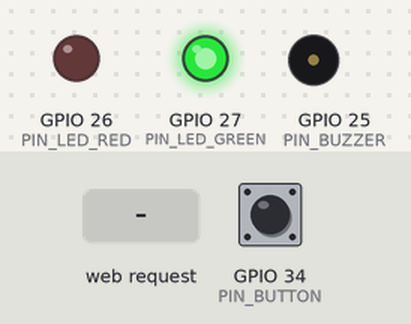
A sketch run on a simulated ESP32. Shown: output pins drawn as LEDs (lit = HIGH), buzzer (waves = sounding). Inputs (shaded band) come from the test bench; at power-on: GPIO 34 (PIN_BUTTON) HIGH. WiFi joins after 1.5 s; servers stay silent unless stated; what the sketch prints to the serial monitor is not drawn.

Above: at 4.9 s.
5.0 s: GPIO 34 (PIN_BUTTON) pulled LOW for 3.2 s
At 5.9 s:
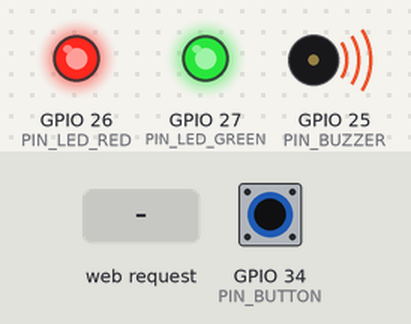
11.2 s: HTTP request GET /test/buzzer received
At 12.6 s:
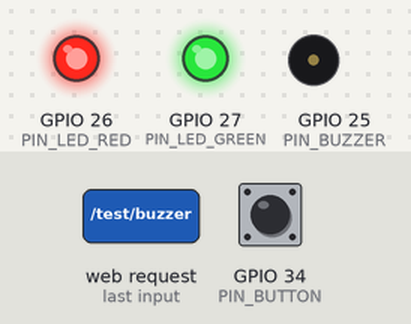
12.7 s: HTTP request GET /test/led received
At 15.1 s:
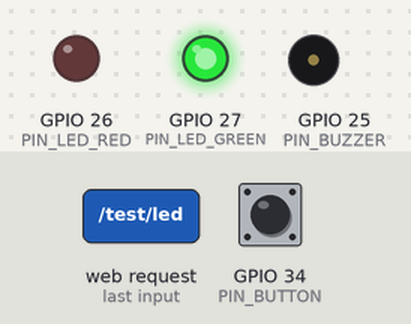
15.7 s: HTTP request GET /test/buzzer?plain=1 received
At 16.5 s:
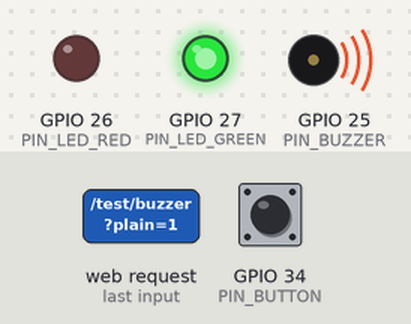
18.2 s: GPIO 34 (PIN_BUTTON) pulled LOW for 0.15 s
At 21.2 s:
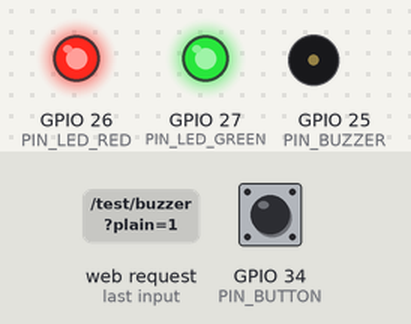
Timing chart, 0 to 29.7 s (numbered marks = the images above; inputs shaded):
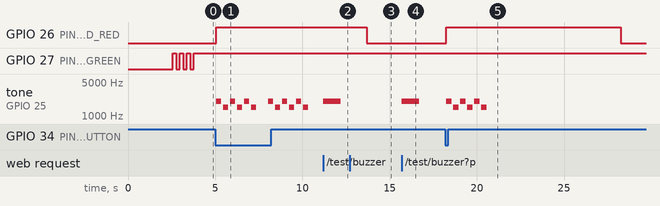

Measured:
- after the input at 5.0 s, GPIO 26 (PIN_LED_RED): LOW → HIGH after 0.05 s; tone on GPIO 25 (PIN_BUZZER): plays 2000 Hz for 0.30 s, 1500 Hz for 0.30 s, 2000 Hz for 0.30 s, 1500 Hz for 0.30 s, 2000 Hz for 0.30 s, 1500 Hz for 0.30 s … (12 notes in this stretch), starting after 0.06 s
- after the input at 11.2 s, tone on GPIO 25 (PIN_BUZZER): silent → 2000 Hz at once, → silent 1.0 s later
- after the input at 12.7 s, GPIO 26 (PIN_LED_RED): HIGH → LOW after 1.0 s
- after the input at 15.7 s, tone on GPIO 25 (PIN_BUZZER): silent → 2000 Hz at once, → silent 1.0 s later
- after the input at 18.2 s, GPIO 26 (PIN_LED_RED): LOW → HIGH after 0.05 s, → LOW 10.0 s later; tone on GPIO 25 (PIN_BUZZER): silent → 2000 Hz after 0.06 s, then repeats every 0.80 s: silent 0.10 s, 1500 Hz 0.30 s, silent 0.10 s, 2000 Hz 0.30 s, until it stays silent from 20.6 s
- by itself, GPIO 27 (PIN_LED_GREEN): alternates HIGH for 0.20 s and LOW for 0.20 s, 6 changes in all, then stays HIGH

The sketch:

esp32_alert_system.ino
```cpp
/*
╔═══════════════════════════════════════════════════════════════╗
║  SAFEGUARD FAMILY - ESP32 ALERT SYSTEM                        ║
║  Physical IoT Alert Device for Parents                        ║
║  Hardware: ESP32 DevKit + Buzzer + LED                        ║
╚═══════════════════════════════════════════════════════════════╝

HARDWARE CONNECTIONS:
- Buzzer: GPIO 25
- Red LED: GPIO 26
- Green LED: GPIO 27
- Button: GPIO 34 (for manual reset)

FUNCTIONALITY:
- Connects to WiFi
- Creates HTTP server
- Listens for alert requests from backend
- Triggers buzzer and LED when harmful site is blocked
- Shows status via serial monitor

IMPORTANT: This is a PARENT-SIDE device, located at home
NOT a tracking device on the child's device
*/

#include <WiFi.h>
#include <WebServer.h>
#include <HTTPClient.h>

// ═══════════════════════════════════════════════════════════════
// CONFIGURATION - CHANGE THESE VALUES
// ═══════════════════════════════════════════════════════════════

// WiFi Credentials (Your home WiFi)
const char* WIFI_SSID = "YourWiFiName";        // Change this
const char* WIFI_PASSWORD = "YourWiFiPassword"; // Change this

// Hardware Pin Configuration
const int PIN_BUZZER = 25;     // Buzzer pin
const int PIN_LED_RED = 26;    // Red LED (alert)
const int PIN_LED_GREEN = 27;  // Green LED (status/online)
const int PIN_BUTTON = 34;     // Button for manual reset

// Server Configuration
const int SERVER_PORT = 80;

// Alert Duration
const int BUZZER_DURATION = 3000;  // 3 seconds
const int LED_DURATION = 10000;    // 10 seconds

// ═══════════════════════════════════════════════════════════════
// GLOBAL VARIABLES
// ═══════════════════════════════════════════════════════════════

WebServer server(SERVER_PORT);
bool alertActive = false;
unsigned long alertStartTime = 0;
int totalAlertsReceived = 0;
String lastAlertCategory = "";
String lastAlertChild = "";

// ═══════════════════════════════════════════════════════════════
// SETUP FUNCTION
// ═══════════════════════════════════════════════════════════════

void setup() {
  // Initialize Serial Monitor
  Serial.begin(115200);
  delay(1000);

  Serial.println("\n\n╔════════════════════════════════════════════╗");
  Serial.println("║  SafeGuard Family - ESP32 Alert System  ║");
  Serial.println("╚════════════════════════════════════════════╝\n");

  // Initialize Hardware Pins
  pinMode(PIN_BUZZER, OUTPUT);
  pinMode(PIN_LED_RED, OUTPUT);
  pinMode(PIN_LED_GREEN, OUTPUT);
  pinMode(PIN_BUTTON, INPUT_PULLUP);

  // Turn off all outputs initially
  digitalWrite(PIN_BUZZER, LOW);
  digitalWrite(PIN_LED_RED, LOW);
  digitalWrite(PIN_LED_GREEN, LOW);

  Serial.println("[Hardware] Pins initialized");

  // Connect to WiFi
  connectToWiFi();

  // Setup HTTP Server Routes
  setupServerRoutes();

  // Start Server
  server.begin();
  Serial.println("[Server] HTTP server started on port " + String(SERVER_PORT));
  Serial.println();
  Serial.println("═══════════════════════════════════════════════");
  Serial.println("READY TO RECEIVE ALERTS!");
  Serial.println("Backend URL: http://" + WiFi.localIP().toString());
  Serial.println("Update this IP in backend .env file:");
  Serial.println("ESP32_ALERT_URL=http://" + WiFi.localIP().toString() + "/alert");
  Serial.println("═══════════════════════════════════════════════\n");

  // Blink green LED to show ready
  blinkStatusLED(3);
}

// ═══════════════════════════════════════════════════════════════
// MAIN LOOP
// ═══════════════════════════════════════════════════════════════

void loop() {
  // Handle incoming HTTP requests
  server.handleClient();

  // Check if alert is active and should be turned off
  if (alertActive) {
    unsigned long elapsedTime = millis() - alertStartTime;

    // Turn off buzzer after duration
    if (elapsedTime > BUZZER_DURATION) {
      digitalWrite(PIN_BUZZER, LOW);
    }

    // Turn off LED after duration
    if (elapsedTime > LED_DURATION) {
      digitalWrite(PIN_LED_RED, LOW);
      alertActive = false;
      Serial.println("[Alert] Alert sequence completed\n");
    }
  }

  // Check button press for manual reset/test
  if (digitalRead(PIN_BUTTON) == LOW) {
    delay(50); // Debounce
    if (digitalRead(PIN_BUTTON) == LOW) {
      Serial.println("[Button] Manual test triggered");
      triggerTestAlert();
      delay(500);
    }
  }

  // Keep green LED on to show system is online
  digitalWrite(PIN_LED_GREEN, HIGH);
}

// ═══════════════════════════════════════════════════════════════
// WIFI CONNECTION
// ═══════════════════════════════════════════════════════════════

void connectToWiFi() {
  Serial.println("[WiFi] Connecting to: " + String(WIFI_SSID));

  WiFi.mode(WIFI_STA);
  WiFi.begin(WIFI_SSID, WIFI_PASSWORD);

  int attempts = 0;
  while (WiFi.status() != WL_CONNECTED && attempts < 20) {
    delay(500);
    Serial.print(".");
    attempts++;
  }

  if (WiFi.status() == WL_CONNECTED) {
    Serial.println("\n[WiFi] ✓ Connected!");
    Serial.println("[WiFi] IP Address: " + WiFi.localIP().toString());
    Serial.println("[WiFi] Signal Strength: " + String(WiFi.RSSI()) + " dBm");
  } else {
    Serial.println("\n[WiFi] ✗ Connection failed!");
    Serial.println("[WiFi] Please check credentials and try again");
  }
}

// ═══════════════════════════════════════════════════════════════
// HTTP SERVER ROUTES
// ═══════════════════════════════════════════════════════════════

void setupServerRoutes() {

  // Root endpoint - Status page
  server.on("/", HTTP_GET, []() {
    String html = "<!DOCTYPE html><html><head><title>SafeGuard ESP32</title>";
    html += "<meta name='viewport' content='width=device-width, initial-scale=1'>";
    html += "<style>body{font-family:Arial;text-align:center;padding:20px;background:#f4f4f4}";
    html += ".card{background:white;padding:20px;border-radius:10px;box-shadow:0 2px 10px rgba(0,0,0,0.1);max-width:500px;margin:20px auto}";
    html += "h1{color:#333}.status{color:#4CAF50;font-size:24px;font-weight:bold}";
    html += ".stat{margin:15px 0;padding:10px;background:#f9f9f9;border-radius:5px}";
    html += "</style></head><body>";
    html += "<div class='card'>";
    html += "<h1>🛡️ SafeGuard Family</h1>";
    html += "<p class='status'>ESP32 ONLINE</p>";
    html += "<div class='stat'>Total Alerts: " + String(totalAlertsReceived) + "</div>";
    html += "<div class='stat'>Last Category: " + lastAlertCategory + "</div>";
    html += "<div class='stat'>Last Child: " + lastAlertChild + "</div>";
    html += "<div class='stat'>Uptime: " + String(millis() / 1000) + "s</div>";
    html += "<p style='margin-top:20px;color:#666'>Status: Active and monitoring</p>";
    html += "</div></body></html>";

    server.send(200, "text/html", html);
  });

  // Alert endpoint - Receives alerts from backend
  server.on("/alert", HTTP_POST, handleAlertRequest);

  // Ping endpoint - Connection test
  server.on("/ping", HTTP_GET, []() {
    server.send(200, "application/json", "{\"status\":\"online\",\"device\":\"esp32\"}");
  });

  // Test buzzer endpoint
  server.on("/test/buzzer", HTTP_GET, []() {
    triggerBuzzer(1000);
    server.send(200, "application/json", "{\"status\":\"buzzer tested\"}");
  });

  // Test LED endpoint
  server.on("/test/led", HTTP_GET, []() {
    digitalWrite(PIN_LED_RED, HIGH);
    delay(1000);
    digitalWrite(PIN_LED_RED, LOW);
    server.send(200, "application/json", "{\"status\":\"LED tested\"}");
  });

  // Message endpoint - Display custom message
  server.on("/message", HTTP_POST, []() {
    if (server.hasArg("plain")) {
      String message = server.arg("plain");
      Serial.println("[Message] " + message);
      server.send(200, "application/json", "{\"status\":\"received\"}");
    } else {
      server.send(400, "application/json", "{\"error\":\"no message\"}");
    }
  });
}

// ═══════════════════════════════════════════════════════════════
// HANDLE ALERT REQUEST
// ═══════════════════════════════════════════════════════════════

void handleAlertRequest() {
  Serial.println("\n╔════════════════════════════════════════╗");
  Serial.println("║   🚨 ALERT RECEIVED FROM BACKEND     ║");
  Serial.println("╚════════════════════════════════════════╝");

  if (server.hasArg("plain")) {
    String body = server.arg("plain");
    Serial.println("[Alert] Payload: " + body);

    // Parse JSON manually (simple parsing for this demo)
    // In production, use ArduinoJson library

    // Extract category
    int catPos = body.indexOf("\"category\":\"");
    if (catPos != -1) {
      int catStart = catPos + 12;
      int catEnd = body.indexOf("\"", catStart);
      lastAlertCategory = body.substring(catStart, catEnd);
    }

    // Extract child name
    int childPos = body.indexOf("\"childName\":\"");
    if (childPos != -1) {
      int childStart = childPos + 13;
      int childEnd = body.indexOf("\"", childStart);
      lastAlertChild = body.substring(childStart, childEnd);
    }

    totalAlertsReceived++;

    Serial.println("[Alert] Category: " + lastAlertCategory);
    Serial.println("[Alert] Child: " + lastAlertChild);
    Serial.println("[Alert] Total Alerts: " + String(totalAlertsReceived));

    // Trigger the alert!
    triggerAlert();

    server.send(200, "application/json", "{\"status\":\"alert triggered\",\"alertId\":" + String(totalAlertsReceived) + "}");

  } else {
    Serial.println("[Alert] ✗ No payload received");
    server.send(400, "application/json", "{\"error\":\"no payload\"}");
  }
}

// ═══════════════════════════════════════════════════════════════
// TRIGGER ALERT SEQUENCE
// ═══════════════════════════════════════════════════════════════

void triggerAlert() {
  Serial.println("\n[Action] 🔴 TRIGGERING ALERT DEVICES");

  alertActive = true;
  alertStartTime = millis();

  // Turn on Red LED
  digitalWrite(PIN_LED_RED, HIGH);
  Serial.println("[Action] Red LED ON");

  // Trigger Buzzer with pattern
  Serial.println("[Action] Buzzer sequence starting...");
  for (int i = 0; i < 3; i++) {
    tone(PIN_BUZZER, 2000, 300); // 2kHz tone for 300ms
    delay(400);
    tone(PIN_BUZZER, 1500, 300); // 1.5kHz tone for 300ms
    delay(400);
  }

  Serial.println("[Action] ✓ Alert devices activated");
  Serial.println("       Buzzer will stop after " + String(BUZZER_DURATION/1000) + " seconds");
  Serial.println("       LED will stop after " + String(LED_DURATION/1000) + " seconds");
  Serial.println("════════════════════════════════════════════\n");
}

// ═══════════════════════════════════════════════════════════════
// TEST ALERT (Manual trigger)
// ═══════════════════════════════════════════════════════════════

void triggerTestAlert() {
  Serial.println("[Test] Manual test alert triggered");
  lastAlertCategory = "TEST";
  lastAlertChild = "Manual Test";
  totalAlertsReceived++;
  triggerAlert();
}

// ═══════════════════════════════════════════════════════════════
// UTILITY FUNCTIONS
// ═══════════════════════════════════════════════════════════════

void triggerBuzzer(int duration) {
  tone(PIN_BUZZER, 2000, duration);
  Serial.println("[Buzzer] Activated for " + String(duration) + "ms");
}

void blinkStatusLED(int times) {
  for (int i = 0; i < times; i++) {
    digitalWrite(PIN_LED_GREEN, HIGH);
    delay(200);
    digitalWrite(PIN_LED_GREEN, LOW);
    delay(200);
  }
}

// ═══════════════════════════════════════════════════════════════
// END OF CODE
// ═══════════════════════════════════════════════════════════════
```
